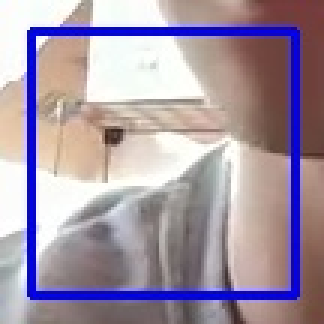
#> input picture data/2021302021175/frontalface_100.jpg, 108 x 108 px (shown 3 times larger); its folder holds only this picture in this run
$ python load_data.py
#> lines starting #> are read from the running program, lines starting #| are printed output that depends on the picture
import os
import numpy as np
import cv2

IMAGE_SIZE = 64


def resize_image(image, height=IMAGE_SIZE, width=IMAGE_SIZE):
    top, bottom, left, right = (0, 0, 0, 0)
    h, w, _ = image.shape
    longest_edge = max(h, w)

    if h < longest_edge:
        dh = longest_edge - h
        top = dh // 2
        bottom = dh - top
    elif w < longest_edge:
        dw = longest_edge - w
        left = dw // 2
        right = dw - left
    else:
        pass

    BLACK = [0, 0, 0]
    constant = cv2.copyMakeBorder(image, top, bottom, left, right, cv2.BORDER_CONSTANT, value=BLACK)

    return cv2.resize(constant, (height, width))

images = []
labels = []

def read_path(path_name):
    for dir_item in os.listdir(path_name):
#windows修改过路径。。。。。。。。。。。。。。。。。。。。。。。。。。。。。。。。。。。。。。。。。。。。。
        full_path = f"{path_name}/{dir_item}"
        if os.path.isdir(full_path):
            read_path(full_path)
        else:
            if dir_item.endswith('.jpg'):
                image = cv2.imread(full_path)
                image = resize_image(image, IMAGE_SIZE, IMAGE_SIZE)
                images.append(image)
                labels.append(path_name)

    return images, labels

num_to_labels = {}
labels_to_num = {}
with open("./data/num_to_labels.txt", "r") as f:
#> (reads data/num_to_labels.txt from the repository)
    num_to_labels_list = [line.split(",") for line in f.readlines()]
    for i in num_to_labels_list:
        num_to_labels[i[0]] = int(i[1].strip())
        labels_to_num[int(i[1].strip())] = i[0]

def load_dataset(path_name):
    images, labels = read_path(path_name)
    images = np.array(images)
    labels = np.array([num_to_labels[label.split("/")[-1]] for label in labels])

    return images, labels


if __name__ == '__main__':
    images, labels = load_dataset("./data")
#> call 2 of read_path, with path_name = './data/2021302021175'
#> in read_path, image is the input picture: shape (108, 108, 3); mean B, G, R 166.4, 150.8, 165
#> in resize_image, `return cv2.resize(constant, (height, width))`:
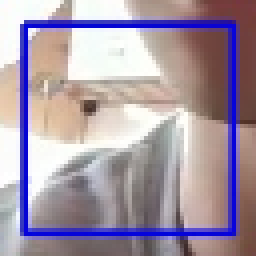
#> returned value: shape (64, 64, 3) (shown 4 times larger); mean of channels 0, 1, 2 166.4, 151, 165.2; drawn as B, G, R
#> in load_dataset, `images, labels = read_path(path_name)`: images = 2 items; labels = ['./data/2021302021175', './data/2023302143000']
#> (the run stopped early here; a loop or call above may not have finished)
